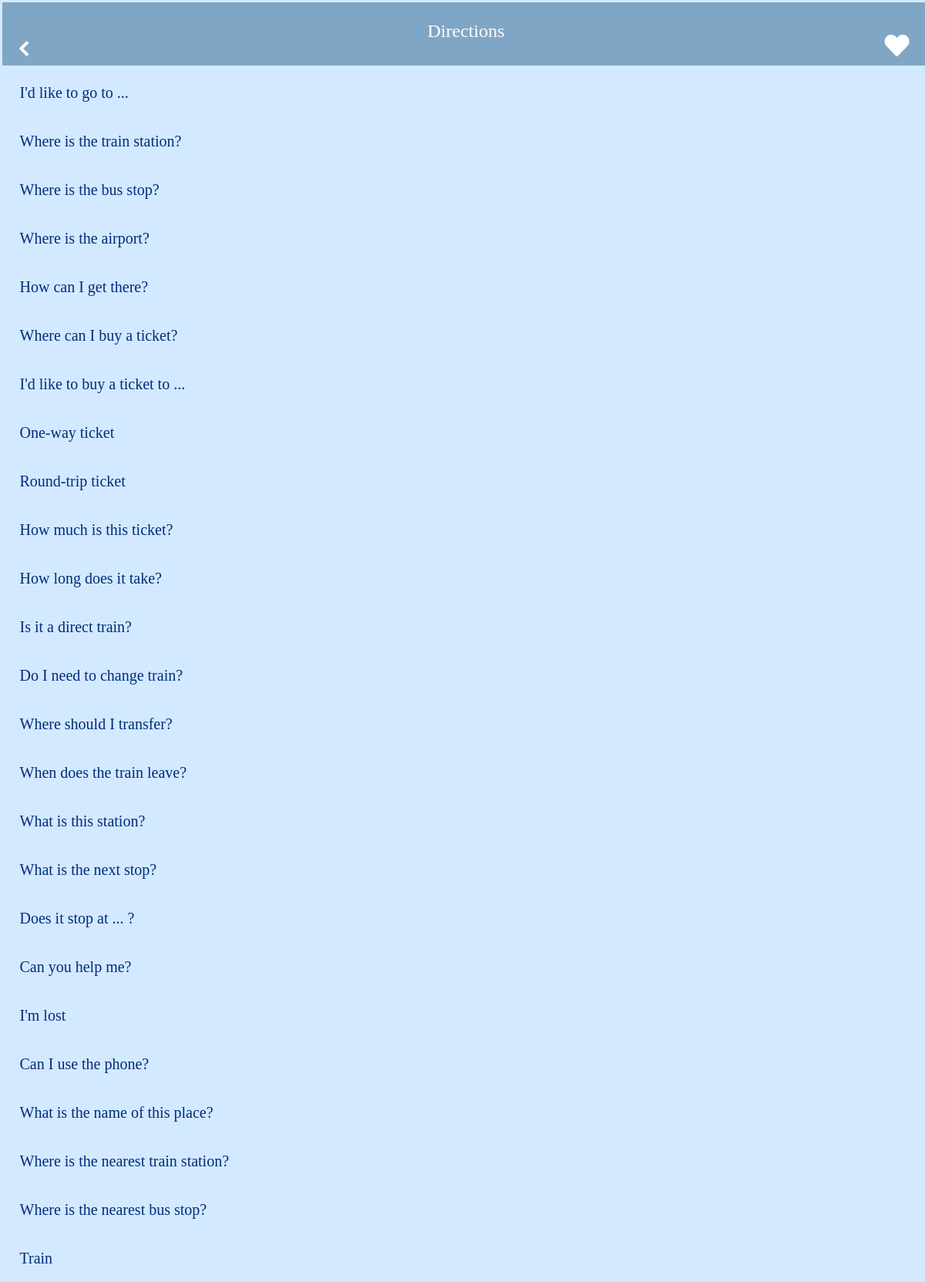
/scene_4 (upper part), run on the app's committed database.
### tables this page shows
CREATE TABLE "directions" (
	"id"	INTEGER,
	"english"	TEXT,
	"japanese"	TEXT,
	"pronunciation"	TEXT,
	PRIMARY KEY("id" AUTOINCREMENT)
);

### app.py (the view)
@app.route("/scene_4")
def scene_4():
    conn = sqlite3.connect("scene_words.db")
    c = conn.cursor()
    word_info = []
    c.execute(
        'SELECT id, english, japanese, pronunciation from directions ORDER BY id')
    for row in c.fetchall():
        word_info.append(
            {"id": row[0], "english": row[1], "japanese": row[2], "pronunciation": row[3]})
    c.close()
    print(word_info)
    return render_template("scene_4.html", html_word_info=word_info)

### templates/scene_4.html (shortened to what this page needs)
{% extends 'scene_base.html' %} {% block content %}
<body>
  <header>
    <div class="header_container">
      <div class="title1">
        <h3>Directions</h3>
      </div>
      <div class="title2">
        <div class="like">
        <a href="/bookmark"><i id="like_icon" class="fas fa-heart fa-2x"></i></a>
        </div>
      </div>
      <div class="title3">
        <div class="back_icon">
          <a href="/"><img src="/static/img/back1.png"></a>
        </div>
      </div>
    </div>
  </header>
  <article>
    {% for item in html_word_info %}
    <ul class="menu">
      <li class="menu__item">
        <a class="menu__item__link js-menu__item__link" href="">{{item["english"]}}</a>
      </li>
    </ul>
    {% endfor %}
  </article>
</body>
{% endblock %}

### static/style_scene.css (style rules this page uses)
html, body, div, span, applet, object, iframe, h1, h2, h3, h4, h5, h6, p, blockquote, pre, a, abbr, acronym, address, big, cite, code, del, dfn, em, img, ins, kbd, q, s, samp, small, strike, strong, sub, sup, tt, var, b, u, i, center, dl, dt, dd, ol, ul, li, fieldset, form, label, legend, table, caption, tbody, tfoot, thead, tr, th, td, article, aside, canvas, details, embed, figure, figcaption, footer, header, hgroup, menu, nav, output, ruby, section, summary, time, mark, audio, video { margin: 0; padding: 1.5px; border: 0; font-size: 100%; font: inherit; vertical-align: baseline; }
article, aside, details, figcaption, figure, footer, header, hgroup, menu, nav, section { display: block; }
body { line-height: 1; }
ol, ul { list-style: none; }
html { overflow-y: scroll; }
header { background-color: #80A6C5; width: 100%; position: fixed; z-index: 99; text-align: center; }
header h3 { color: white; font-size: 24px; padding-top: 20px; }
article { margin-top: 84px; }
.back_icon { color: #fff; position: fixed; top: 50px; left: 16px; }
.back_icon a img { height: 20px; width: 20px; }
.menu__item { background: #d3e9ff; color: white; cursor: pointer; display: block; margin-bottom: 1px; position: relative; border-bottom-color: #22669e; }
.menu__item__link { color: rgb(0, 44, 126); display: block; padding: 18px; font-size: 20px; text-decoration: none; }
.like { color: #fff; position: fixed; top: 40px; right: 16px; }
#like_icon { color: #fff; }
body { background-color: #d3e9ff; }
.header_container { display: flex; height: 76px; justify-content: space-around; }
.title1 { order: 2; }
.title2 { order: 3; }

### data on the page
directions: english "I'd like to go to ..."
directions: english "Where is the train station?"
directions: english "Where is the bus stop?"
directions: english "Where is the airport?"
directions: english "How can I get there?"
directions: english "Where can I buy a ticket?"
directions: english "I'd like to buy a ticket to ..."
directions: english "One-way ticket"
directions: english "Round-trip ticket"
directions: english "How much is this ticket?"
directions: english "How long does it take?"
directions: english "Is it a direct train?"
directions: english "Do I need to change train?"
directions: english "Where should I transfer?"
directions: english "When does the train leave?"
directions: english "What is this station?"
directions: english "What is the next stop?"
directions: english "Does it stop at ... ?"
directions: english "Can you help me?"
directions: english "I'm lost"
directions: english "Can I use the phone?"
directions: english "What is the name of this place?"
directions: english "Where is the nearest train station?"
directions: english "Where is the nearest bus stop?"
directions: english "Train"
